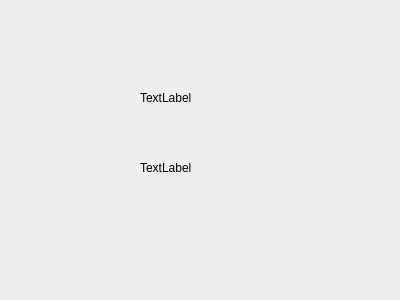
<?xml version="1.0" encoding="UTF-8"?>
<ui version="4.0">
 <class>client</class>
 <widget class="QWidget" name="client">
  <property name="geometry">
   <rect>
    <x>0</x>
    <y>0</y>
    <width>400</width>
    <height>300</height>
   </rect>
  </property>
  <property name="windowTitle">
   <string>client</string>
  </property>
  <widget class="QLabel" name="label">
   <property name="geometry">
    <rect>
     <x>140</x>
     <y>90</y>
     <width>55</width>
     <height>16</height>
    </rect>
   </property>
   <property name="text">
    <string>TextLabel</string>
   </property>
  </widget>
  <widget class="QLabel" name="label_2">
   <property name="geometry">
    <rect>
     <x>140</x>
     <y>160</y>
     <width>55</width>
     <height>16</height>
    </rect>
   </property>
   <property name="text">
    <string>TextLabel</string>
   </property>
  </widget>
 </widget>
 <layoutdefault spacing="6" margin="11"/>
 <resources/>
 <connections/>
</ui>
